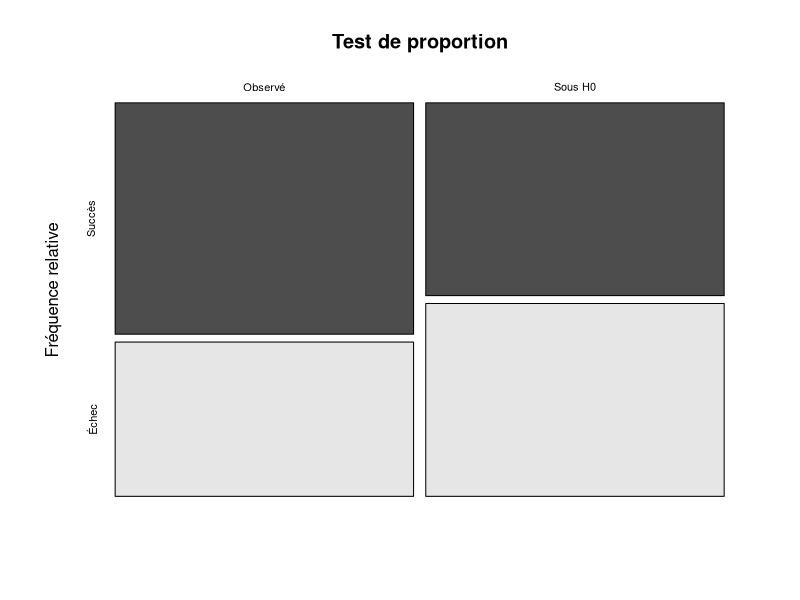

Reproduce this figure in R. (Note: this script raises an error after producing the figure.)
# fonction prop_test_context

prop_test_context <- function(x, n, p0 = 0.5, conf_level = 0.95) {
  
  # 1. appel à prop.test()
  
  res <- prop.test(
    x = x,
    n = n,
    p = p0,
    conf.level = conf_level,
    correct = FALSE
  )
  
  # 2. calculer la proportion estimée
  prop_estimee <- x / n
  
  # 3. construire l'objet de sortie
  out <- list(
    x           = x,
    n           = n,
    p0          = p0,
    conf_level  = conf_level,
    prop_estimee = prop_estimee,
    p_value      = res$p.value,
    ic_inf       = res$conf.int[1],
    ic_sup       = res$conf.int[2]
  )
  
  # 4. lui donner une classe S3
  
  class(out) <- "context_table"
  
  # 5. retourner l'objet
  return(out)
}


library(ggplot2)

# Méthode plot.context_table

plot.context_table <- function(obj, ...) {
  # Vérifier la classe
  stopifnot(inherits(obj, "context_table"))
  
  # Construire un tableau 2x2 : Observé vs sous H0
  tab <- rbind(
    Observé = c(Succès = obj$x,
                Échec  = obj$n - obj$x),
    "Sous H0" = c(Succès = obj$n * obj$p0,
                  Échec  = obj$n * (1 - obj$p0))
  )
  
  # Tracer la mosaïque
  graphics::mosaicplot(
    tab,
    main = "Test de proportion",
    xlab = "",
    ylab = "Fréquence relative",
    color = TRUE,
    ...
  )
  
  invisible(obj)
}

obj <- prop_test_context(12, 20, p0 = 0.5)

plot(obj)   # appelle plot.context_table(obj)

# Méthode print de prop_test_context  :

print.context_table  <- function(y,...){
  # y est l'objet de classe "context_table"
  
  cat("Test de proportion : \n")
  cat("********************\n")
  cat("Le nombre d'essais est de:  ", y$n,"\n")
  cat("La probabilité du succès est: ",y$p0*100,"\n")
  cat("La proportion de succès est de: ",y$prop_estimee*100,"%",
      "avec une p_value de: ",y$p_value,"à", y$conf_level*100,"%\n" )
  }

## creer une fonction lm_contex() qui permettra 
## de faire des régressions linéaires

lm_context <- function(formula, data) {
  
  ## Ajustement du modele
  model <- lm(formula = formula, data = data)
  sm <- summary(model)
  
  ## Liste des objets que retournera la foonction
  out <- list(
    call = model$call,
    variables = terms(model), 
    residus_model = summary(residuals(model)),
    coefficients = coefficients(model),
    sigma = sm$sigma,
    r2 = sm$r.squared,
    adj_r2 = sm$adj.r.squared,
    statfisher = sm$fstatistic,
    df = model$df.residual
  )
  
  
  ## Specification de la classe de l'objet retourne
  class(out) <- "lm_context"
  
  ## Sortie
  return(out)
}

## Ajouter  une methode S3 en l occurence summary à notre fonction

summary.lm_context <- function(objet, ...){
  
  sommaire <- list(
    call = objet$call,
    variables = objet$variables, 
    residus_model = objet$residual_model,
    coefficients = objet$coefficients,
    sigma = objet$sigma,
    r2 = objet$r.squared,
    adj_r2 = objet$adj.r.squared,
    statfisher = objet$fstatistic,
    df = objet$df
  )
  
  
  ## definition de la classe de summary.lm_context
  
  class(sommaire) <- "summary.lm_context"
  
  return(sommaire)
}

data("iris")
data(mtcars)
test1 <- lm_context(mpg ~ hp + wt, data = mtcars)
summary.lm_context(m)
test2 <- lm_context(Sepal.Length ~ Sepal.Width + Petal.Length + Petal.Width + Species) 

